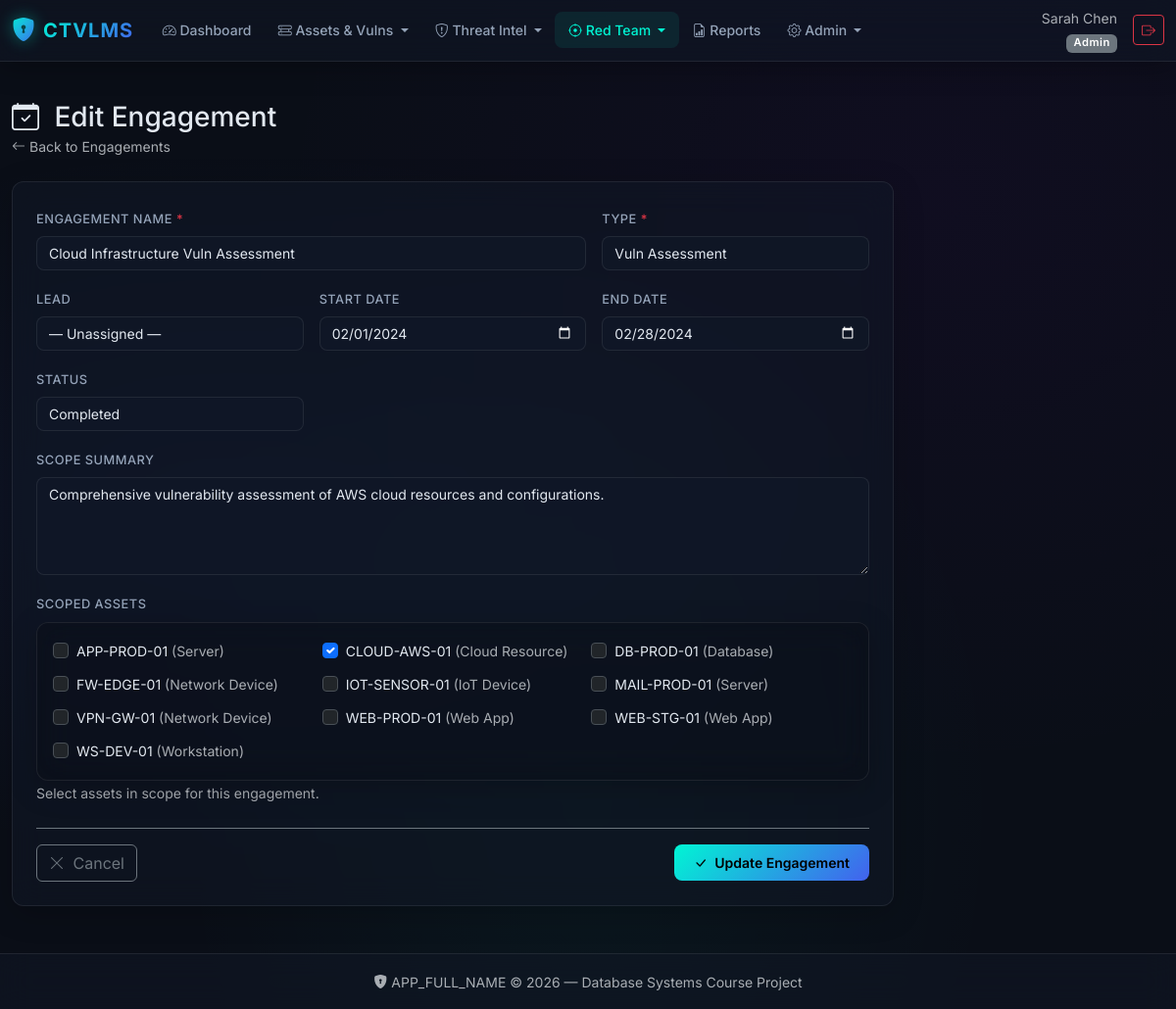
/?page=engagements/form&id=3 (signed in), run on the app's committed database.
### tables this page shows
CREATE TABLE engagements (
    engagementID INT AUTO_INCREMENT PRIMARY KEY,
    engagementName VARCHAR(200) NOT NULL,
    engagementType ENUM('Pentest','Red_Team','Purple_Team','Vuln_Assessment') NOT NULL,
    leadUserID INT,
    startDate DATE NOT NULL,
    endDate DATE,
    status ENUM('Planned','In_Progress','Completed','Cancelled') NOT NULL DEFAULT 'Planned',
    scopeSummary TEXT,
    FOREIGN KEY (leadUserID) REFERENCES users(userID) ON DELETE SET NULL
);

CREATE TABLE assets (
    assetID INT AUTO_INCREMENT PRIMARY KEY,
    assetName VARCHAR(150) NOT NULL,
    assetType ENUM('Server','Workstation','Network_Device','Web_App','Database','Cloud_Resource','IoT_Device') NOT NULL,
    ipAddress VARCHAR(45),
    osPlatform VARCHAR(100),
    ownerUserID INT,
    criticality ENUM('Low','Medium','High','Critical') NOT NULL DEFAULT 'Medium',
    environment ENUM('Production','Staging','Development','Test') NOT NULL DEFAULT 'Production',
    createdAt TIMESTAMP DEFAULT CURRENT_TIMESTAMP,
    FOREIGN KEY (ownerUserID) REFERENCES users(userID) ON DELETE SET NULL
);

### index.php (called while the page is built, shortened)
<?php
require_once __DIR__ . '/includes/helpers.php';
$page = $_GET['page'] ?? 'dashboard';
$page = preg_replace('/[^a-zA-Z0-9_\/]/', '', $page);
$routes = [
    'dashboard'            => 'pages/dashboard.php',
    'reports'              => 'pages/reports.php',
    'users/list'           => 'pages/users/list.php',
    'users/form'           => 'pages/users/form.php',
    'assets/list'          => 'pages/assets/list.php',
    'assets/form'          => 'pages/assets/form.php',
    'vulnerabilities/list' => 'pages/vulnerabilities/list.php',
    'vulnerabilities/form' => 'pages/vulnerabilities/form.php',
    'exposures/list'       => 'pages/exposures/list.php',
    'asset_vulns/list'     => 'pages/asset_vulns/list.php',
    'asset_vulns/form'     => 'pages/asset_vulns/form.php',
    'threat_actors/list'   => 'pages/threat_actors/list.php',
    'threat_actors/form'   => 'pages/threat_actors/form.php',
    'iocs/list'            => 'pages/iocs/list.php',
    'iocs/form'            => 'pages/iocs/form.php',
    'incidents/list'       => 'pages/incidents/list.php',
    'incidents/form'       => 'pages/incidents/form.php',
    'engagements/list'     => 'pages/engagements/list.php',
    'engagements/form'     => 'pages/engagements/form.php',
    'findings/list'        => 'pages/findings/list.php',
    'findings/form'        => 'pages/findings/form.php',
    'remediations/list'    => 'pages/remediations/list.php',
    'remediations/form'    => 'pages/remediations/form.php',
    'audit_log/list'       => 'pages/audit_log/list.php',
];
require __DIR__ . '/' . $routes[$page];

### pages/engagements/form.php (the view, shortened to what this page needs)
<?php
$db        = getDB();
$id        = isset($_GET['id']) ? (int)$_GET['id'] : 0;
$isEdit    = $id > 0;
$record = null;
$selectedAssets = [];
if ($isEdit) {
    $stmt = $db->prepare('SELECT * FROM engagements WHERE engagementID = :id');
    $stmt->execute([':id' => $id]);
    $record = $stmt->fetch();
    $pageTitle = 'Edit Engagement';
    $stmt = $db->prepare('SELECT assetID FROM engagement_assets WHERE engagementID = :id');
    $stmt->execute([':id' => $id]);
    $selectedAssets = $stmt->fetchAll(PDO::FETCH_COLUMN, 0);
} else {
    $pageTitle = 'New Engagement';
}
$assets = $db->query('SELECT assetID, assetName, assetType, environment FROM assets ORDER BY assetName')->fetchAll();
$types    = ['Pentest', 'Red_Team', 'Purple_Team', 'Vuln_Assessment'];
$statuses = ['Planned', 'In_Progress', 'Completed', 'Cancelled'];
require __DIR__ . '/../../includes/header.php';
?>
<div class="page-header">
    <div>
        <h1 class="h3 mb-0">
            <i class="bi bi-calendar-check me-2"></i>
            <?= e($pageTitle) ?>
        </h1>
        <small class="text-muted">
            <a href="?page=engagements/list" class="text-decoration-none text-muted">
                <i class="bi bi-arrow-left me-1"></i>Back to Engagements
            </a>
        </small>
    </div>
</div>
<div class="glass-card p-4 fade-in-up" style="max-width: 900px;">
    <form method="POST" action="?page=engagements/form<?= $isEdit ? '&id=' . $id : '' ?>">
        <div class="row g-3">
            <div class="col-md-8">
                <label for="engagementName" class="form-label">Engagement Name <span class="text-danger">*</span></label>
                <input type="text" class="form-control" id="engagementName" name="engagementName"
                       value="<?= e($record['engagementName'] ?? '') ?>" required>
            </div>
            <div class="col-md-4">
                <label for="engagementType" class="form-label">Type <span class="text-danger">*</span></label>
                <select class="form-select" id="engagementType" name="engagementType" required>
                    <?php foreach ($types as $t): ?>
                    <option value="<?= e($t) ?>"
                        <?= ($record['engagementType'] ?? '') === $t ? 'selected' : '' ?>>
                        <?= e(str_replace('_', ' ', $t)) ?>
                    </option>
                    <?php endforeach; ?>
                </select>
            </div>
            <div class="col-md-4">
                <label for="leadUserID" class="form-label">Lead</label>
                <select class="form-select" id="leadUserID" name="leadUserID">
                    <option value="">— Unassigned —</option>
                </select>
            </div>
            <div class="col-md-4">
                <label for="startDate" class="form-label">Start Date</label>
                <input type="date" class="form-control" id="startDate" name="startDate"
                       value="<?= e($record['startDate'] ?? '') ?>">
            </div>
            <div class="col-md-4">
                <label for="endDate" class="form-label">End Date</label>
                <input type="date" class="form-control" id="endDate" name="endDate"
                       value="<?= e($record['endDate'] ?? '') ?>">
            </div>
            <div class="col-md-4">
                <label for="status" class="form-label">Status</label>
                <select class="form-select" id="status" name="status">
                    <?php foreach ($statuses as $s): ?>
                    <option value="<?= e($s) ?>"
                        <?= ($record['status'] ?? 'Planned') === $s ? 'selected' : '' ?>>
                        <?= e(str_replace('_', ' ', $s)) ?>
                    </option>
                    <?php endforeach; ?>
                </select>
            </div>
            <div class="col-12">
                <label for="scopeSummary" class="form-label">Scope Summary</label>
                <textarea class="form-control" id="scopeSummary" name="scopeSummary"
                          rows="3" placeholder="Describe the scope of this engagement…"><?= e($record['scopeSummary'] ?? '') ?></textarea>
            </div>
            <div class="col-12">
                <label class="form-label">Scoped Assets</label>
                <div class="glass-card p-3" style="max-height: 260px; overflow-y: auto; background: rgba(0,0,0,0.2);">
                    <?php if (empty($assets)): ?>
                    <p class="text-muted mb-0 small">No assets available. Create assets first.</p>
                    <?php else: ?>
                    <div class="row g-2">
                        <?php foreach ($assets as $a): ?>
                        <div class="col-md-6 col-lg-4">
                            <div class="form-check">
                                <input class="form-check-input" type="checkbox"
                                       name="scoped_assets[]"
                                       value="<?= (int)$a['assetID'] ?>"
                                       id="asset_<?= (int)$a['assetID'] ?>"
                                    <?= in_array((int)$a['assetID'], $selectedAssets, true) ? 'checked' : '' ?>>
                                <label class="form-check-label small" for="asset_<?= (int)$a['assetID'] ?>">
                                    <?= e($a['assetName']) ?>
                                    <span class="text-muted">(<?= e(str_replace('_', ' ', $a['assetType'])) ?>)</span>
                                </label>
                            </div>
                        </div>
                        <?php endforeach; ?>
                    </div>
                    <?php endif; ?>
                </div>
                <small class="text-muted">Select assets in scope for this engagement.</small>
            </div>
        </div>
        <div class="d-flex justify-content-between align-items-center mt-4 pt-3 border-top border-secondary">
            <a href="?page=engagements/list" class="btn btn-outline-secondary">
                <i class="bi bi-x-lg me-1"></i> Cancel
            </a>
            <button type="submit" class="btn btn-cyber">
                <i class="bi bi-check-lg me-1"></i>
                <?= $isEdit ? 'Update Engagement' : 'Create Engagement' ?>
            </button>
        </div>
    </form>
</div>
<?php require __DIR__ . '/../../includes/footer.php'; ?>

### public/css/style.css (style rules this page uses)
:root { --bg-primary: #0a0e17; --bg-secondary: #111827; --bg-card: rgba(17, 24, 39, 0.7); --bg-glass: rgba(17, 24, 39, 0.55); --border-glass: rgba(255, 255, 255, 0.08); --text-primary: #e2e8f0; --text-secondary: #94a3b8; --text-muted: #64748b; --accent-cyan: #00f5d4; --accent-magenta: #f72585; --accent-blue: #4361ee; --accent-purple: #7209b7; --accent-orange: #fb8500; --severity-critical: #ef4444; --severity-high: #f97316; --severity-medium: #eab308; --severity-low: #22c55e; --font-body: 'Inter', system-ui, -apple-system, sans-serif; --font-mono: 'JetBrains Mono', 'Fira Code', monospace; --glass-blur: 16px; --radius: 12px; --radius-sm: 8px; --transition: all 0.3s cubic-bezier(0.4, 0, 0.2, 1); }
html { scroll-behavior: smooth; }
body { font-family: var(--font-body); background: var(--bg-primary); color: var(--text-primary); min-height: 100vh; background-image: radial-gradient(ellipse at 20% 50%, rgba(67, 97, 238, 0.08) 0%, transparent 50%), radial-gradient(ellipse at 80% 20%, rgba(114, 9, 183, 0.06) 0%, transparent 50%), radial-gradient(ellipse at 50% 80%, rgba(0, 245, 212, 0.04) 0%, transparent 50%); }
.glass-card { background: var(--bg-glass); backdrop-filter: blur(var(--glass-blur)); -webkit-backdrop-filter: blur(var(--glass-blur)); border: 1px solid var(--border-glass); border-radius: var(--radius); box-shadow: 0 8px 32px rgba(0, 0, 0, 0.2); transition: var(--transition); }
.badge { font-weight: 600; font-size: 0.7rem; letter-spacing: 0.5px; padding: 0.35em 0.65em; border-radius: 6px; }
.btn-cyber { background: linear-gradient(135deg, var(--accent-cyan), var(--accent-blue)); border: none; color: #000; font-weight: 600; font-size: 0.875rem; padding: 0.5rem 1.25rem; border-radius: var(--radius-sm); transition: var(--transition); text-decoration: none; }
.form-control, .form-select { background: rgba(17, 24, 39, 0.8) !important; border: 1px solid var(--border-glass) !important; color: var(--text-primary) !important; border-radius: var(--radius-sm); font-size: 0.875rem; transition: var(--transition); }
.form-label { color: var(--text-secondary); font-weight: 500; font-size: 0.8rem; text-transform: uppercase; letter-spacing: 0.5px; }
textarea.form-control { min-height: 100px; }
.page-header { display: flex; align-items: center; justify-content: space-between; flex-wrap: wrap; gap: 1rem; margin-bottom: 1.5rem; }
.fade-in-up { animation: fadeInUp 0.5s ease-out forwards; }

### data on the page
engagements: engagementName "Cloud Infrastructure Vuln Assessment", engagementType "Vuln Assessment", startDate "02/01/2024", endDate "02/28/2024", scopeSummary "Comprehensive vulnerability assessment of AWS cloud resources and configurations."
assets: assetName "APP-PROD-01", assetType "Server"
assets: assetID "☑", assetName "CLOUD-AWS-01", assetType "Cloud Resource"
assets: assetName "DB-PROD-01", assetType "Database"
assets: assetName "FW-EDGE-01", assetType "Network Device"
assets: assetName "IOT-SENSOR-01", assetType "IoT Device"
assets: assetName "MAIL-PROD-01", assetType "Server"
assets: assetName "VPN-GW-01", assetType "Network Device"
assets: assetName "WEB-PROD-01", assetType "Web App"
assets: assetName "WEB-STG-01", assetType "Web App"
assets: assetName "WS-DEV-01", assetType "Workstation"

### other printed values
$user['name'] "Sarah Chen"
$map[$role] "Admin"
$pageTitle "Edit Engagement"
APP_FULL_NAME "APP_FULL_NAME"
form field status "Completed"
